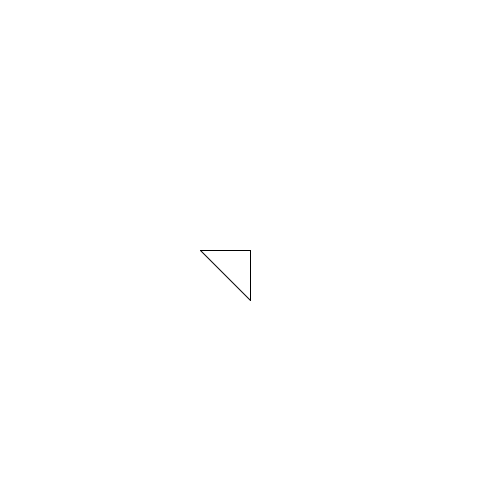
Frame 1 (no input)
Frame 60 (the mouse pressed at the canvas centre just before this capture): identical to frame 1, image omitted
Frame 120 (the mouse held since frame 60 and released just before this capture): identical to frame 1, image omitted

The Processing sketch that drew this single still picture (run headless with seeded random() and noise(); from frame 60 on, the mouse is pressed at the canvas centre):

// Processing sketch: Opdracht_8
// ── Opdracht_8.pde
void setup(){
  size(500,500);
}

void draw(){
  background(255,255,255);
  driehoek(250,250,250,300,200,250);

}

void driehoek(int x1, int y1, int x2, int y2, int x3, int y3){
  line(x1,y1,x2,y2);
  line(x1,y1,x3,y3);
  line(x1,y2,x3,y1);

}
